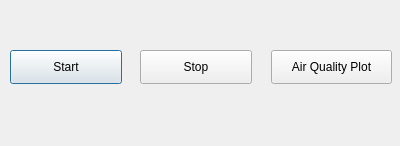
<?xml version="1.0" encoding="UTF-8"?>
<ui version="4.0">
 <class>Dialog_1</class>
 <widget class="QDialog" name="Dialog_1">
  <property name="geometry">
   <rect>
    <x>0</x>
    <y>0</y>
    <width>400</width>
    <height>146</height>
   </rect>
  </property>
  <property name="windowTitle">
   <string>Dialog</string>
  </property>
  <widget class="QPushButton" name="pushButton">
   <property name="geometry">
    <rect>
     <x>10</x>
     <y>50</y>
     <width>112</width>
     <height>34</height>
    </rect>
   </property>
   <property name="text">
    <string>Start</string>
   </property>
  </widget>
  <widget class="QPushButton" name="pushButton_2">
   <property name="geometry">
    <rect>
     <x>140</x>
     <y>50</y>
     <width>112</width>
     <height>34</height>
    </rect>
   </property>
   <property name="text">
    <string>Stop</string>
   </property>
  </widget>
  <widget class="QPushButton" name="pushButton_3">
   <property name="geometry">
    <rect>
     <x>271</x>
     <y>50</y>
     <width>121</width>
     <height>34</height>
    </rect>
   </property>
   <property name="text">
    <string>Air Quality Plot</string>
   </property>
  </widget>
 </widget>
 <resources/>
 <connections/>
</ui>
